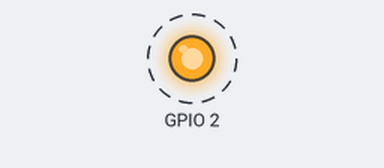
The program below on a simulated ESP32. Shown: output pins drawn as LEDs (lit = HIGH). Dashed ring = blinking. What the program prints to the serial monitor is not drawn.

Above: at 0.5 s.
Timing chart, 0 to 4.6 s (numbered marks = the images above):
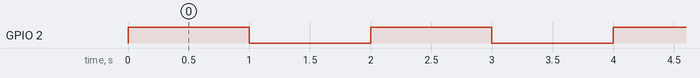

The program:

main.cpp
```cpp
#include <Arduino.h>

void setup() {
  Serial.begin(115200);
  pinMode(2, OUTPUT);
}

void loop() {
  Serial.println("LED Blinking---");
  digitalWrite(2, HIGH);
  delay(1000);
  digitalWrite(2, LOW);
  delay(1000);
}
```

Measured:
- by itself, GPIO 2: alternates HIGH for 1.0 s and LOW for 1.0 s
